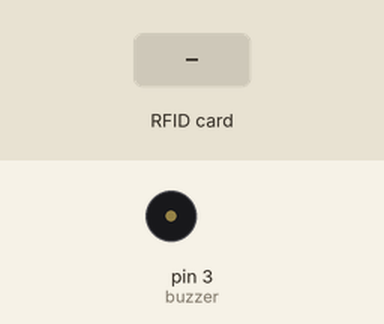
The sketch below on a simulated Arduino Uno, built with avr-gcc and run on an emulated ATmega328P. Parts: buzzer (waves = sounding, pin HIGH). The test bench sets the inputs (shaded band). Pins used as bus, display or sensor lines are not drawn; what the sketch prints to the serial monitor is not drawn.

Above: at 1.2 s.
1.3 s: RFID card 5E 7A 19 C4 held to the reader
Timing chart, 0 to 4.3 s (numbered marks = the images above; inputs shaded):
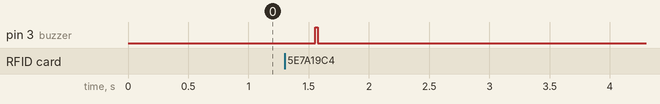

The sketch:

RFID.ino
```cpp
/*
 Typical pin layout used:
 ________________________________________________________________________________________
 MFRC522      Arduino       Arduino   Arduino    Arduino          Arduino                |
 Reader/PCD   Uno/101       Mega      Nano v3    Leonardo/Micro   Pro Micro              |
 Signal      Pin          Pin           Pin       Pin        Pin              Pin        |
 ________________________________________________________________________________________|
 RST/Reset   RST          9             5         D9         RESET/ICSP-5     RST        |
 SPI SS      SDA(SS)      10            53        D10        10               10         |
 SPI MOSI    MOSI         11 / ICSP-4   51        D11        ICSP-4           16         |
 SPI MISO    MISO         12 / ICSP-1   50        D12        ICSP-1           14         |
 SPI SCK     SCK          13 / ICSP-3   52        D13        ICSP-3           15         |
 ________________________________________________________________________________________|

 Library Version: 1.1.3
 */

#include <SPI.h>
#include <MFRC522.h>

#define UidCartao EC 15 03 6B
#define UidChaveiro 96 06 00 A4

#define buzzer 3

#define SS_PIN 10
#define RST_PIN 9

String TagID = "";

MFRC522 mfrc522(SS_PIN, RST_PIN);	// Create MFRC522 instance.

void setup()
{
  Serial.begin(9600);	// Inicia a serial
  SPI.begin();		// Inicia  SPI bus
  mfrc522.PCD_Init();	// Inicia MFRC522
  pinMode(buzzer,OUTPUT);

  Serial.println("Aproxime o seu cartao do leitor...");
  Serial.println();
}

void loop()
{
  if (mfrc522.PICC_IsNewCardPresent())   // Verifica se ha novos cartes para leitura
  {
    mfrc522.PICC_ReadCardSerial(); //Le um novo carto

    //Mostra UID na serial
    Serial.print("UID da tag :");

    for (byte i = 0; i < mfrc522.uid.size; i++)
    {
      TagID.concat(String(mfrc522.uid.uidByte[i] < 0x10 ? " 0" : " "));
      TagID.concat(String(mfrc522.uid.uidByte[i], HEX));
    }

    TagID.toUpperCase();
    Serial.println(TagID);

    digitalWrite(buzzer,HIGH);
    delay(20);
    digitalWrite(buzzer,LOW);
  }

  TagID = "";
  delay(350);

}
```

Measured:
- after the input at 1.3 s, pin 3 (buzzer): LOW → HIGH after 0.26 s, → LOW 0.02 s later
